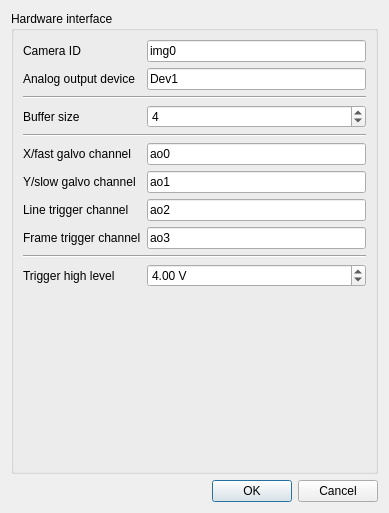
<?xml version="1.0" encoding="UTF-8"?>
<ui version="4.0">
 <class>Dialog</class>
 <widget class="QDialog" name="Dialog">
  <property name="geometry">
   <rect>
    <x>0</x>
    <y>0</y>
    <width>389</width>
    <height>513</height>
   </rect>
  </property>
  <property name="windowTitle">
   <string>Raster Scan Settings</string>
  </property>
  <layout class="QVBoxLayout" name="verticalLayout">
   <item>
    <widget class="QGroupBox" name="groupBox">
     <property name="title">
      <string>Hardware interface</string>
     </property>
     <layout class="QGridLayout" name="gridLayout">
      <item row="0" column="0">
       <layout class="QFormLayout" name="formLayout">
        <item row="0" column="0">
         <widget class="QLabel" name="label">
          <property name="toolTip">
           <string>The ID of the cam file associated with the line camera</string>
          </property>
          <property name="text">
           <string>Camera ID</string>
          </property>
         </widget>
        </item>
        <item row="5" column="0">
         <widget class="QLabel" name="label_2">
          <property name="toolTip">
           <string>The name of the ao channel used for the x galvo</string>
          </property>
          <property name="text">
           <string>X/fast galvo channel</string>
          </property>
         </widget>
        </item>
        <item row="6" column="0">
         <widget class="QLabel" name="label_3">
          <property name="toolTip">
           <string>The name of the ao channel used for the y galvo</string>
          </property>
          <property name="text">
           <string>Y/slow galvo channel</string>
          </property>
         </widget>
        </item>
        <item row="1" column="1">
         <widget class="QLineEdit" name="lineAODev">
          <property name="toolTip">
           <string>The ID of the analog output device used to drive scanner</string>
          </property>
          <property name="text">
           <string>Dev1</string>
          </property>
         </widget>
        </item>
        <item row="1" column="0">
         <widget class="QLabel" name="label_4">
          <property name="toolTip">
           <string>The ID of the analog output device used to drive scanner</string>
          </property>
          <property name="text">
           <string>Analog output device</string>
          </property>
         </widget>
        </item>
        <item row="0" column="1">
         <widget class="QLineEdit" name="lineCamID">
          <property name="toolTip">
           <string>The ID of the cam file associated with the line camera</string>
          </property>
          <property name="text">
           <string>img0</string>
          </property>
         </widget>
        </item>
        <item row="5" column="1">
         <widget class="QLineEdit" name="lineXCh">
          <property name="toolTip">
           <string>The name of the ao channel used for the x galvo</string>
          </property>
          <property name="text">
           <string>ao0</string>
          </property>
         </widget>
        </item>
        <item row="6" column="1">
         <widget class="QLineEdit" name="lineYCh">
          <property name="toolTip">
           <string>The name of the ao channel used for the y galvo</string>
          </property>
          <property name="text">
           <string>ao1</string>
          </property>
         </widget>
        </item>
        <item row="7" column="1">
         <widget class="QLineEdit" name="lineLineTrigCh">
          <property name="toolTip">
           <string>The name of the ao channel used to trigger each A-line</string>
          </property>
          <property name="text">
           <string>ao2</string>
          </property>
         </widget>
        </item>
        <item row="7" column="0">
         <widget class="QLabel" name="label_5">
          <property name="toolTip">
           <string>The name of the ao channel used to trigger each A-line</string>
          </property>
          <property name="text">
           <string>Line trigger channel</string>
          </property>
         </widget>
        </item>
        <item row="2" column="0" colspan="2">
         <widget class="Line" name="line">
          <property name="orientation">
           <enum>Qt::Horizontal</enum>
          </property>
         </widget>
        </item>
        <item row="8" column="1">
         <widget class="QLineEdit" name="lineFrameTrigCh">
          <property name="toolTip">
           <string>The name of the ao channel used to trigger each IMAQ buffer</string>
          </property>
          <property name="text">
           <string>ao3</string>
          </property>
         </widget>
        </item>
        <item row="8" column="0">
         <widget class="QLabel" name="label_6">
          <property name="toolTip">
           <string>The name of the ao channel used to trigger each IMAQ buffer</string>
          </property>
          <property name="text">
           <string>Frame trigger channel</string>
          </property>
         </widget>
        </item>
        <item row="10" column="1">
         <widget class="QDoubleSpinBox" name="spinTrigLevel">
          <property name="toolTip">
           <string>The amplitude of the pulse used for triggering</string>
          </property>
          <property name="suffix">
           <string> V</string>
          </property>
          <property name="minimum">
           <double>-10.000000000000000</double>
          </property>
          <property name="maximum">
           <double>10.000000000000000</double>
          </property>
          <property name="value">
           <double>4.000000000000000</double>
          </property>
         </widget>
        </item>
        <item row="10" column="0">
         <widget class="QLabel" name="label_1">
          <property name="toolTip">
           <string>The amplitude of the pulse used for triggering</string>
          </property>
          <property name="text">
           <string>Trigger high level</string>
          </property>
         </widget>
        </item>
        <item row="9" column="0" colspan="2">
         <widget class="Line" name="line_2">
          <property name="orientation">
           <enum>Qt::Horizontal</enum>
          </property>
         </widget>
        </item>
        <item row="3" column="0">
         <widget class="QLabel" name="label_8">
          <property name="toolTip">
           <string>The number of buffers allocated per the size of the total acquisition</string>
          </property>
          <property name="text">
           <string>Buffer size</string>
          </property>
         </widget>
        </item>
        <item row="4" column="0" colspan="2">
         <widget class="Line" name="line_3">
          <property name="orientation">
           <enum>Qt::Horizontal</enum>
          </property>
         </widget>
        </item>
        <item row="3" column="1">
         <widget class="QSpinBox" name="spinBox">
          <property name="toolTip">
           <string>The number of buffers allocated per the size of the total acquisition</string>
          </property>
          <property name="minimum">
           <number>1</number>
          </property>
          <property name="maximum">
           <number>256</number>
          </property>
          <property name="value">
           <number>4</number>
          </property>
         </widget>
        </item>
       </layout>
      </item>
     </layout>
    </widget>
   </item>
   <item>
    <widget class="QDialogButtonBox" name="buttonBox">
     <property name="orientation">
      <enum>Qt::Horizontal</enum>
     </property>
     <property name="standardButtons">
      <set>QDialogButtonBox::Cancel|QDialogButtonBox::Ok</set>
     </property>
    </widget>
   </item>
  </layout>
 </widget>
 <resources/>
 <connections>
  <connection>
   <sender>buttonBox</sender>
   <signal>accepted()</signal>
   <receiver>Dialog</receiver>
   <slot>accept()</slot>
   <hints>
    <hint type="sourcelabel">
     <x>248</x>
     <y>254</y>
    </hint>
    <hint type="destinationlabel">
     <x>157</x>
     <y>274</y>
    </hint>
   </hints>
  </connection>
  <connection>
   <sender>buttonBox</sender>
   <signal>rejected()</signal>
   <receiver>Dialog</receiver>
   <slot>reject()</slot>
   <hints>
    <hint type="sourcelabel">
     <x>316</x>
     <y>260</y>
    </hint>
    <hint type="destinationlabel">
     <x>286</x>
     <y>274</y>
    </hint>
   </hints>
  </connection>
 </connections>
</ui>
